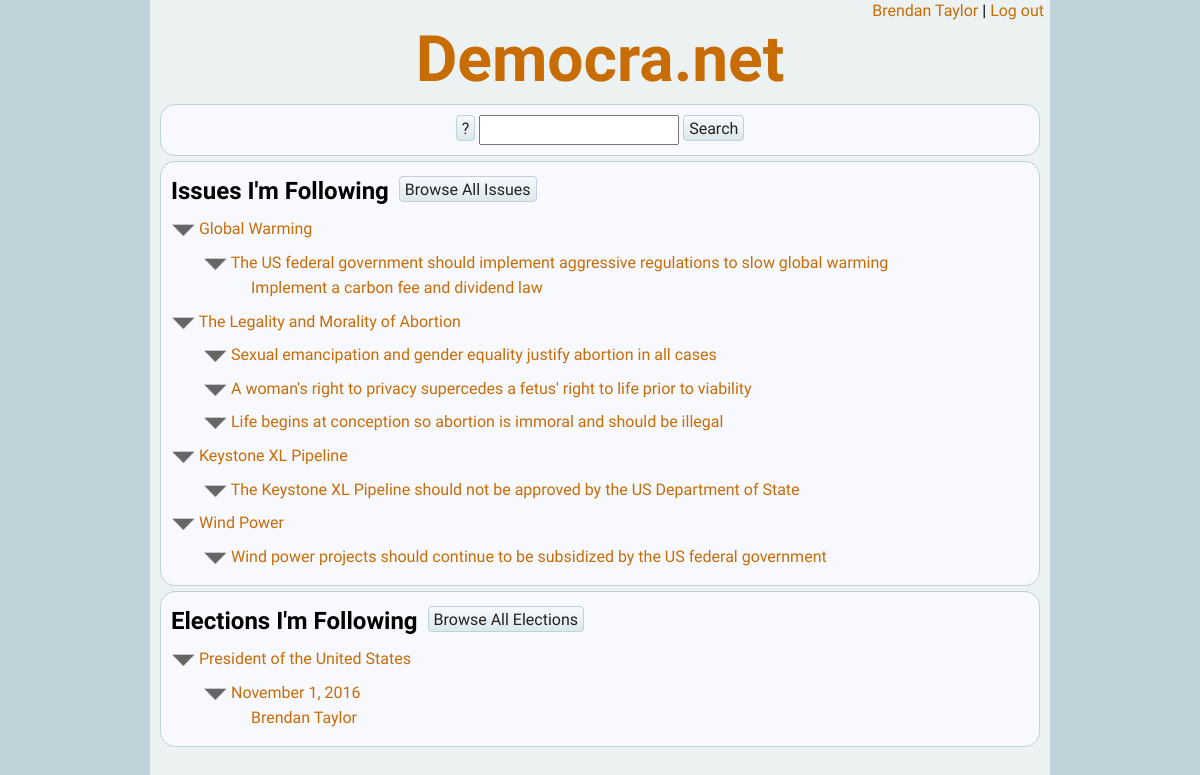
Page /start.php (signed in) on the committed database.
### tables this page shows
CREATE TABLE `citizens` (
  `citizen_id` int(11) NOT NULL AUTO_INCREMENT,
  `password` varchar(100) NOT NULL,
  `email` varchar(100) NOT NULL,
  `name` varchar(100) DEFAULT NULL,
  `birth_year` int(11) DEFAULT NULL,
  `gender` int(11) DEFAULT NULL,
  `country` int(11) DEFAULT NULL,
  `postal_code` varchar(25) DEFAULT NULL,
  PRIMARY KEY (`citizen_id`)
);

CREATE TABLE `follows` (
  `type` char(1) NOT NULL DEFAULT '',
  `type_id` int(11) NOT NULL,
  `citizen_id` int(11) NOT NULL,
  PRIMARY KEY (`type`,`type_id`,`citizen_id`)
);

CREATE TABLE `positions` (
  `position_id` int(11) NOT NULL AUTO_INCREMENT,
  `name` varchar(1000) DEFAULT NULL,
  `justification` varchar(3000) DEFAULT NULL,
  `issue_id` int(11) DEFAULT NULL,
  `citizen_id` int(11) DEFAULT NULL,
  PRIMARY KEY (`position_id`)
);

CREATE TABLE `actions` (
  `action_id` int(11) NOT NULL AUTO_INCREMENT,
  `name` varchar(1000) DEFAULT NULL,
  `description` varchar(3000) DEFAULT NULL,
  `date` varchar(100) DEFAULT NULL,
  `location` varchar(100) DEFAULT NULL,
  `position_id` int(11) NOT NULL,
  PRIMARY KEY (`action_id`)
);

CREATE TABLE `offices` (
  `office_id` int(11) NOT NULL AUTO_INCREMENT,
  `name` varchar(200) DEFAULT NULL,
  `description` varchar(1000) DEFAULT NULL,
  `country_id` int(11) DEFAULT NULL,
  `office_holder` int(11) DEFAULT NULL,
  PRIMARY KEY (`office_id`)
);

### inc/class.citizen.php (called while the page is built, shortened)
<?php
require_once ("class.database.php");
class citizen
{
	public $citizen_id = null;
	public function check_session()
	{
		if (isset($_SESSION['citizen_id']))
		{
			$this->citizen_id = $_SESSION['citizen_id'];
		}
	}
	public function load_db($db)
	{
		$this->db = $db;
		$sql = "SELECT * FROM citizens WHERE citizen_id = '{$this->citizen_id}'";
		$this->db->execute_query($sql);
		$line = $this->db->fetch_line();
		$this->name = $line['name'];
	}
}
?>

### inc/class.database.php (called while the page is built, shortened)
<?php
class database {
	public $conn = null;
	public $result = null;
	public function open_connection()
	{
		$this->conn = new mysqli(self::DB_HOST, self::DB_UNAME, self::DB_PWD, self::DB_NAME)
			or die("Connect Error (" . $this->conn->connect_errno . ") " . $this->conn->connect_error);
	}
	public function execute_query($sql)
	{
		$this->result = $this->conn->query($sql)
			or die("Could not execute the query: {$this->conn->error}<br />sql = {$sql}");
	}
	public function get_result()
	{
		return $this->result;
	}
	public function fetch_line($result = null)
	{
		if ($result)
		{
			$line = $result->fetch_assoc();
		}
		else
		{
			$line = $this->result->fetch_assoc();
		}
		return $line;
	}
}
?>

### start.php (the view, shortened to what this page needs)
<?php
require_once ("inc/class.database.php");
require_once ("inc/class.citizen.php");
$db = new database();
$db->open_connection();
$citizen = new citizen();
$citizen->check_session();
if ($citizen->in_session)
{
	$citizen->load_db($db);
}
else
{
	header("Location:login.php");
}
?>
<html>
<head>
	<link rel="stylesheet" type="text/css" href="style/jquery-ui.css">
	<link rel="stylesheet" type="text/css" href="style/start.css" />
	<link rel="stylesheet" type="text/css" href="style/democranet.css" />
</head>
<body>
<div id="container">
<?php include ("inc/header.login.php"); ?>
	<div class="content">
		<div id="di_search">
			<a class="btn" id="bu_help" href="JAVASCRIPT: help()" title="Search help">?</a>
			<input type="text" id="in_search"/>
			<a class="btn" id="bu_search" href="JAVASCRIPT: search()">Search</a>
		</div>
	</div>
	<div class="content">
		<p class="with_btn"><span class="title">Issues I'm Following</span><a class="btn" href="issbrws.php">Browse All Issues</a></p>
		<div id="di_issfol">
			<?php echo get_issues(); ?>
		</div>
	</div>
	<div class="content">
		<p class="with_btn"><span class="title">Elections I'm Following</span><a class="btn" href="elecbrws.php">Browse All Elections</a></p>
		<div id="di_elecfol">
			<?php echo get_offices(); ?>
		</div>
	</div>
</div>
</body>
</html>
<?php
function get_issues() {
	global $citizen, $db;
	$sql = "SELECT i.issue_id, i.name
		FROM follows f INNER JOIN issues i ON f.type_id = i.issue_id
		WHERE f.type = 'i'
		AND f.citizen_id = {$citizen->citizen_id}
		AND i.version = (SELECT MAX(version) FROM issues WHERE issue_id = i.issue_id)
		ORDER BY i.issue_id";
	$db->execute_query($sql);
	$result = $db->get_result();
	$html = "";
	while ($line = $db->fetch_line($result)) {
		$html .= "
			<p class=\"i1\">
				<img id=\"i{$line['issue_id']}\" class=\"ec\" src=\"img/collapse.png\">
				<a class=\"su\" href=\"issue.php?m=r&iid={$line['issue_id']}\">{$line['name']}</a>
			</p>
			<div class=\"di_ec\" id=\"di_i{$line['issue_id']}\">" . get_positions($line['issue_id']) . "
			</div>\n";
	}
	return $html;
}
function get_positions($issue_id) {
	global $citizen, $db;
	$sql = "SELECT f.type_id position_id, p.name
		FROM follows f LEFT JOIN positions p ON f.type_id = p.position_id
		WHERE f.type = 'p'
		AND f.citizen_id = '{$citizen->citizen_id}'
		AND p.issue_id = '{$issue_id}'";
	$db->execute_query($sql);
	$result = $db->get_result();
	$html = "";
	while ($line = $db->fetch_line($result)) {
		$html .= "
				<p class=\"i2\">
					<img id=\"p{$line['position_id']}\" class=\"ec\" src=\"img/collapse.png\">
					<a class=\"su\" href=\"position.php?m=r&pid={$line['position_id']}\">{$line['name']}</a>
				</p>
				<div class=\"di_ec\" id=\"di_p{$line['position_id']}\">" . get_actions($line['position_id']) . "
				</div>\n";
	}
	return $html;
}
function get_actions($position_id) {
	global $citizen, $db;
	$sql = "SELECT f.type_id action_id, a.name
		FROM follows f LEFT JOIN actions a ON f.type_id = a.action_id
		WHERE f.type = 'a'
		AND f.citizen_id = '{$citizen->citizen_id}'
		AND a.position_id = '{$position_id}'";
	$db->execute_query($sql);
	$result = $db->get_result();
	$html = "";
	while ($line = $db->fetch_line($result)) {
		$html .= "
					<p class=\"i3\">
						<a class=\"su\" href=\"action.php?m=r&aid={$line['action_id']}\">{$line['name']}</a>
					</p>\n";
	}
	return $html;
}
function get_offices() {
	global $citizen, $db;
	$sql = "SELECT o.office_id, o.name
		FROM follows f INNER JOIN offices o ON f.type_id = o.office_id
		WHERE f.type = 'o'
		AND f.citizen_id = {$citizen->citizen_id}
		ORDER BY o.office_id";
	$db->execute_query($sql);
	$result = $db->get_result();
	$html = "";
	while ($line = $db->fetch_line($result)) {
		$html .= "
			<p class=\"i1\">
				<img id=\"o{$line['office_id']}\" class=\"ec\" src=\"img/collapse.png\">
				<a class=\"su\" href=\"office.php?m=r&id={$line['office_id']}\">{$line['name']}</a>
			</p>
			<div class=\"di_ec\" id=\"di_o{$line['office_id']}\">" . get_elections($line['office_id']) . "
			</div>\n";
	}
	return $html;
}
function get_elections($office_id) {
	global $citizen, $db;
	$sql = "SELECT f.type_id election_id, DATE_FORMAT(e.date, '%M %e, %Y') date
		FROM follows f LEFT JOIN elections e ON f.type_id = e.election_id
		WHERE f.type = 'e'
		AND f.citizen_id = '{$citizen->citizen_id}'
		AND e.office_id = '{$office_id}'";
	$db->execute_query($sql);
	$result = $db->get_result();
	$html = "";
	while ($line = $db->fetch_line($result)) {
		$html .= "
				<p class=\"i2\">
					<img id=\"e{$line['election_id']}\" class=\"ec\" src=\"img/collapse.png\">
					<a class=\"su\" href=\"election.php?m=r&id={$line['election_id']}\">{$line['date']}</a>
				</p>
				<div class=\"di_ec\" id=\"di_e{$line['election_id']}\">" . get_candidates($line['election_id']) . "
				</div>\n";
	}
	return $html;
}
function get_candidates($election_id) {
	global $citizen, $db;
	$sql = "SELECT f.type_id candidate_id, ci.name
		FROM follows f LEFT JOIN candidates c ON f.type_id = c.candidate_id
		LEFT JOIN citizens ci ON c.citizen_id = ci.citizen_id
		WHERE f.type = 'c'
		AND f.citizen_id = '{$citizen->citizen_id}'
		AND c.election_id = '{$election_id}'";
	$db->execute_query($sql);
	$result = $db->get_result();
	$html = "";
	while ($line = $db->fetch_line($result)) {
		$html .= "
					<p class=\"i3\">
						<a class=\"su\" href=\"candidate.php?m=r&id={$line['candidate_id']}\">{$line['name']}</a>
					</p>\n";
	}
	return $html;
}
?>

### inc/header.login.php
<div id="login">
	<p><a href="citizen.php"><?php echo $citizen->name; ?></a>&nbsp;|&nbsp;<a href="login.php?m=lo">Log out</a></p>
</div>
<div id="header">
	<h1><a href="index.php">Democra.net</a></h1>
</div>

### style/start.css (style rules this page uses)
#header { text-align: center; }
#di_search { text-align: center; }
#di_search #in_search { width: 200px; padding: 5px; }
a.su { position: relative; top: -7px; }
img.ec { height: 1.5em; }
.i1, .i2, .i3 { margin:top: 0; margin-bottom: 0; }
.i2 { margin-left: 2em; }
.i3 { margin-left: 5em; }

### style/democranet.css (style rules this page uses)
body { font-family: 'Quattrocento Sans', helvetica, arial, sans-serif; font-size: 100%; line-height: 1.4; background-color: #BED2D9; margin: 0; }
h1, h2, h3, h4, h5 { font-family: 'Dosis', sans-serif; font-weight: 600; line-height: 1.2; margin-bottom: .5em; }
p { font-family: 'Quattrocento Sans', helvetica, arial, sans-serif; font-size: 1em; font-weight: 400; margin-top: .2em; margin-bottom: .5em; }
input, textarea, select { font-family: 'Courier', monospace; font-size: 0.9em; padding: 2px; }
.title { font-size: 1.5em; margin: 0 0 .5em 0; font-weight: 700; }
.btn { border-style: solid; border-color: #BED2D9; border-radius: 4px; border-width: 1px; padding: 3px 5px 2px; background-image: linear-gradient(#F7F9FE, #DCE8EB); cursor: pointer; }
a.btn:link { text-decoration: none; color: #222; -webkit-transition: all 0s linear; -moz-transition: all 0s linear; -ms-transition: all 0s linear; -o-transition: all 0s linear; transition: all 0s linear; }
a:link { text-decoration: none; color: #C86C06; -webkit-transition: all .1s linear; -moz-transition: all .1s linear; -ms-transition: all .1s linear; -o-transition: all .1s linear; transition: all .1s linear; }
#header { text-align: center; padding: 0; }
#header h1 { margin-top:0; margin-bottom: 0; font-size: 4em; }
#container { margin: 0 auto; min-width: 200px; max-width: 900px; background-color: #ECF1F2; min-height: 780px; padding-bottom: 5px; }
#login { text-align: right; padding-right: 6px; }
#login p { margin: 0; }
.content { margin: 5px 10px; padding: 10px; background-color: #F7F9FE; border-radius: 15px; border: 1px solid #BED2D9; }
.with_btn .btn { position: relative; top: -4px; left: 10px; }

### rows in the picture
citizens: name "Brendan Taylor"
follows: positions.name "The US federal government should implement aggressive regulations to slow global warming"
follows: actions.name "Implement a carbon fee and dividend law"
follows: positions.name "Sexual emancipation and gender equality justify abortion in all cases"
follows: positions.name "A woman's right to privacy supercedes a fetus' right to life prior to viability"
follows: positions.name "Life begins at conception so abortion is immoral and should be illegal"
follows: positions.name "The Keystone XL Pipeline should not be approved by the US Department of State"
follows: positions.name "Wind power projects should continue to be subsidized by the US federal government"
offices: name "President of the United States"
follows: date "November 1, 2016"
follows: citizen.name "Brendan Taylor"

### other values in the picture
$line['name'] "Global Warming"
$line['name'] "The Legality and Morality of Abortion"
$line['name'] "Keystone XL Pipeline"
$line['name'] "Wind Power"
